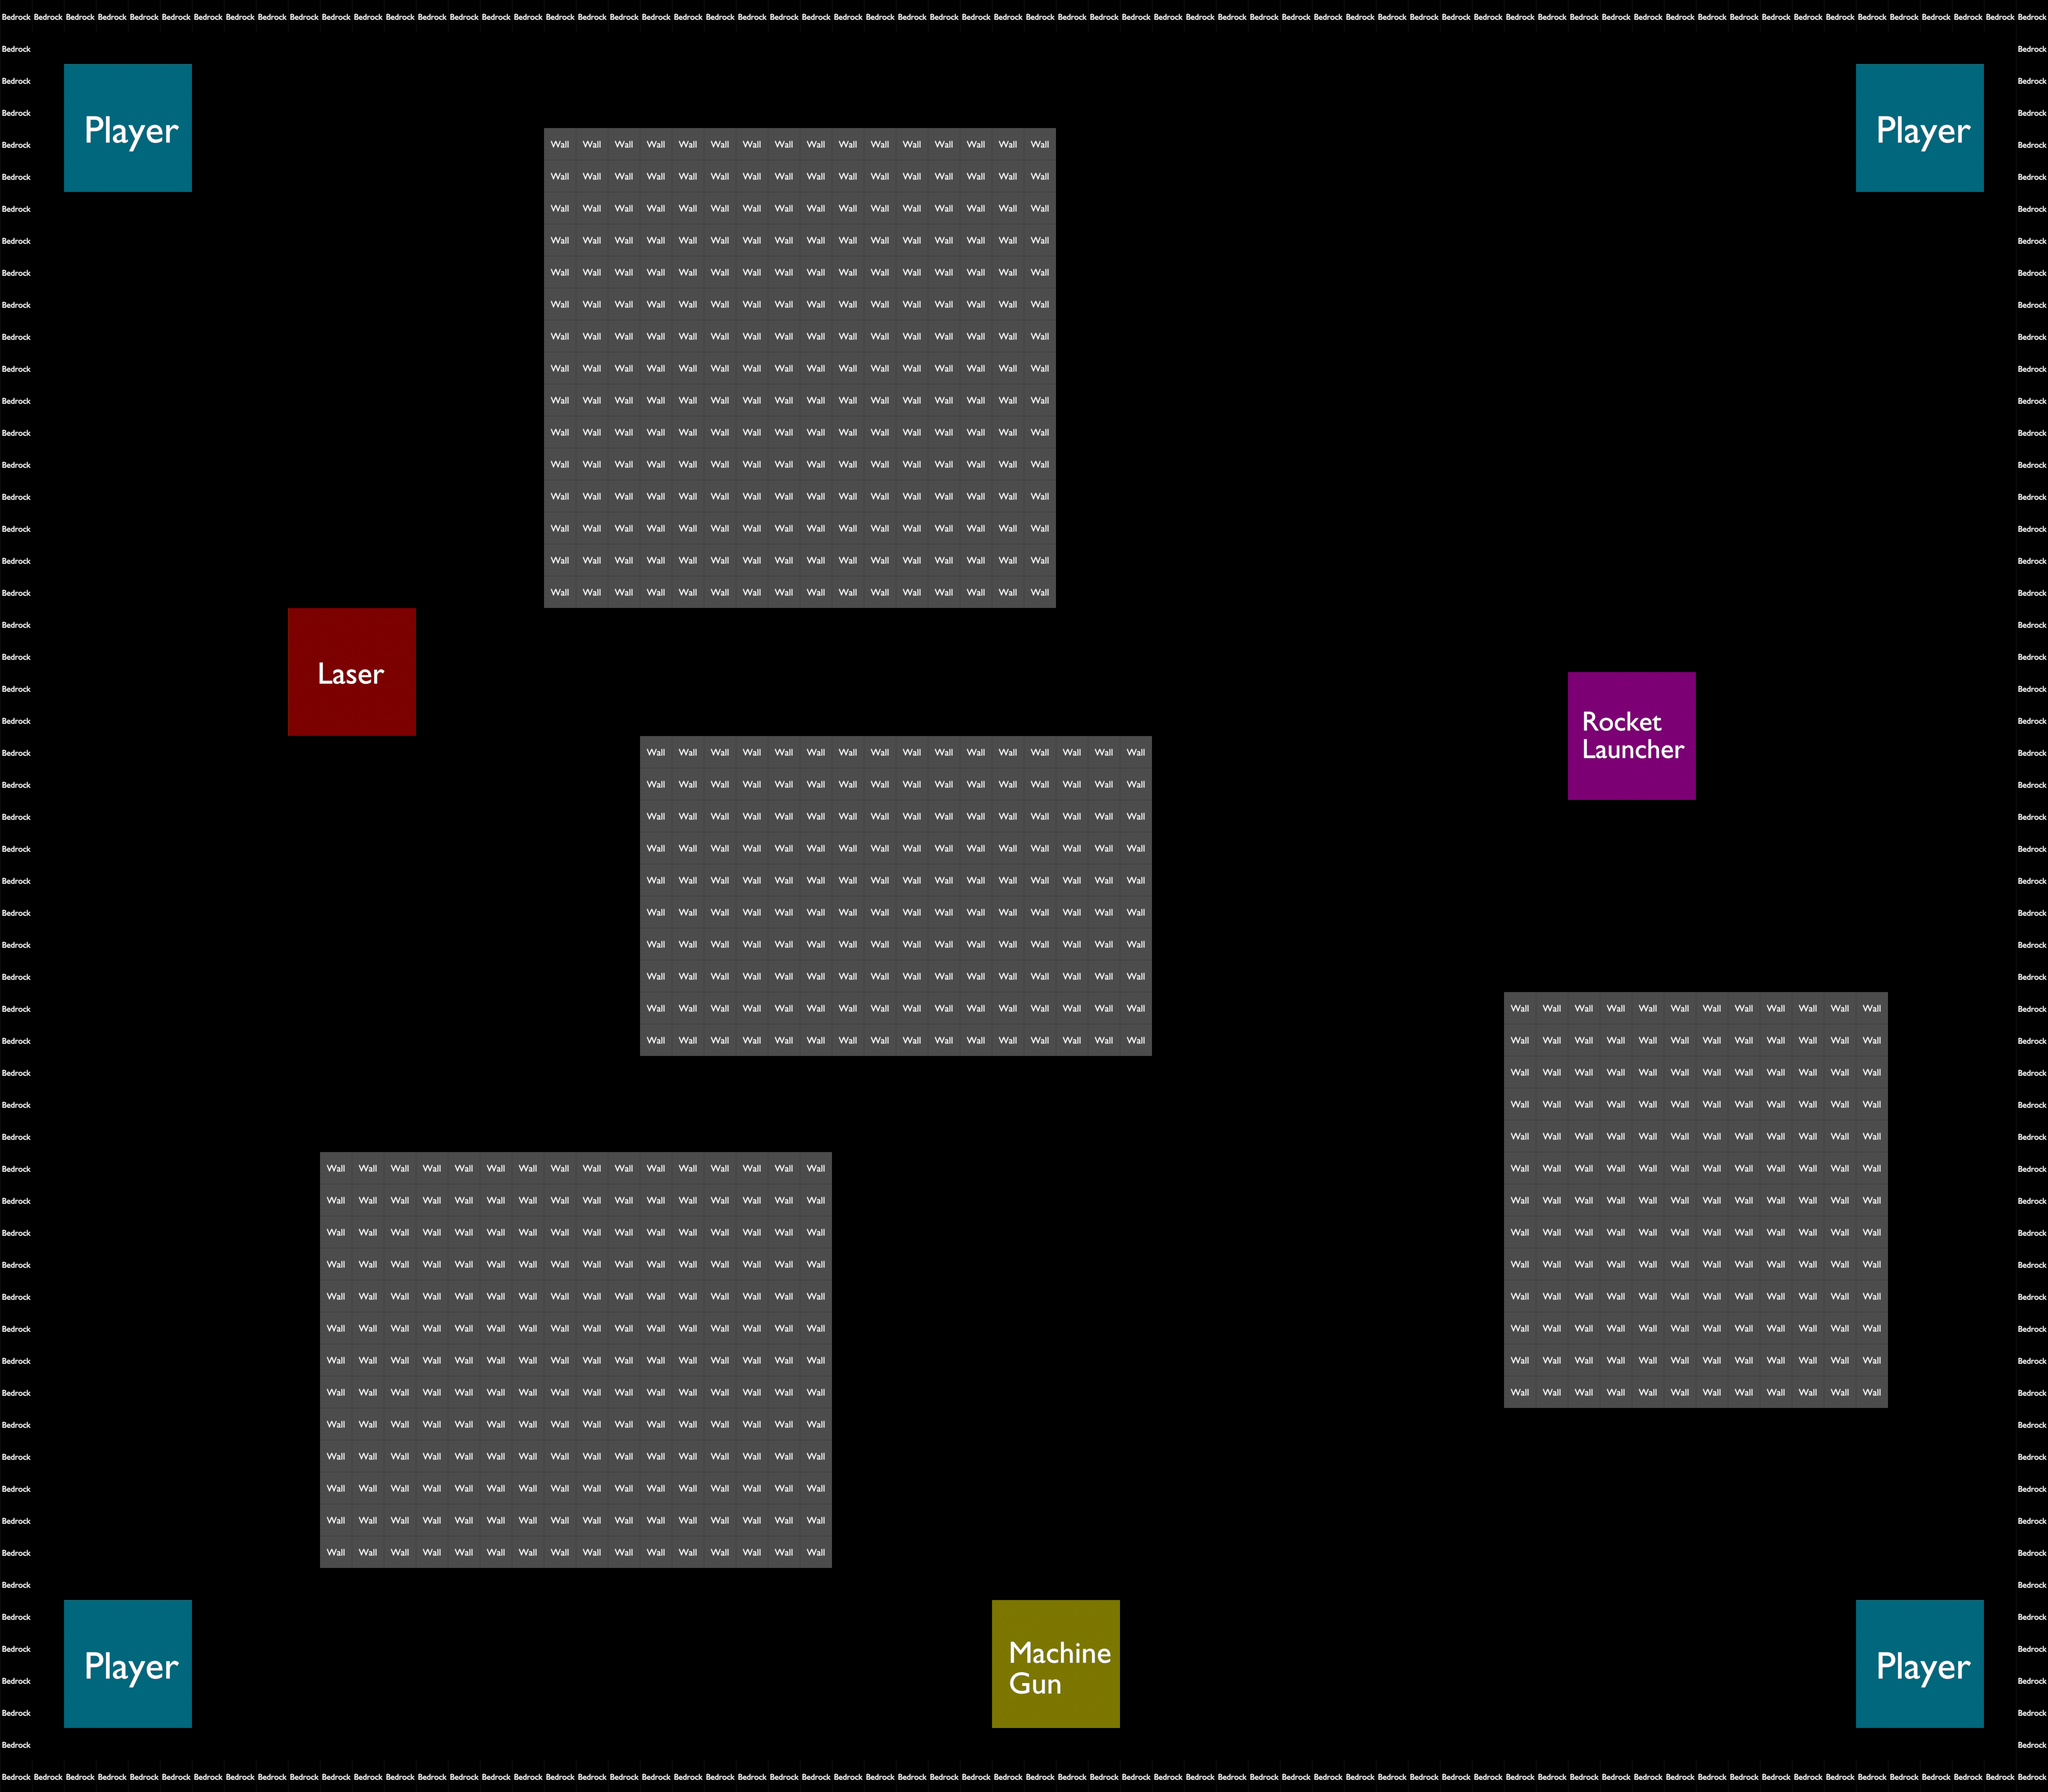

A 2D game scene composited from a Tiled map and its tileset images. What follows is a short description and the map's XML, with each tile layer's data collapsed to a summary:
An orthogonal 64x56 tile map with 64x64 px tiles, 1 tile layer (Livello tile 1), 2 tilesets.

<map version="1.10" tiledversion="1.10.1" orientation="orthogonal" renderorder="right-down" width="64" height="56" tilewidth="64" tileheight="64" infinite="0" nextlayerid="2" nextobjectid="1">
 <editorsettings>
  <export target="../build/testbed.csv" format="csv" />
 </editorsettings>
 <tileset firstgid="1" name="small_tiles" tilewidth="64" tileheight="64" tilecount="16" columns="4">
  <image source="small_tiles.png" width="256" height="256" />
 </tileset>
 <tileset firstgid="17" name="big_tiles" tilewidth="256" tileheight="256" tilecount="16" columns="4">
  <image source="big_tiles.png" width="1024" height="1024" />
 </tileset>
 <layer id="1" name="Livello tile 1" width="64" height="56">
  <data>[3584 cells, 1007 non-empty, 6 distinct tile ids]</data>
 </layer>
</map>